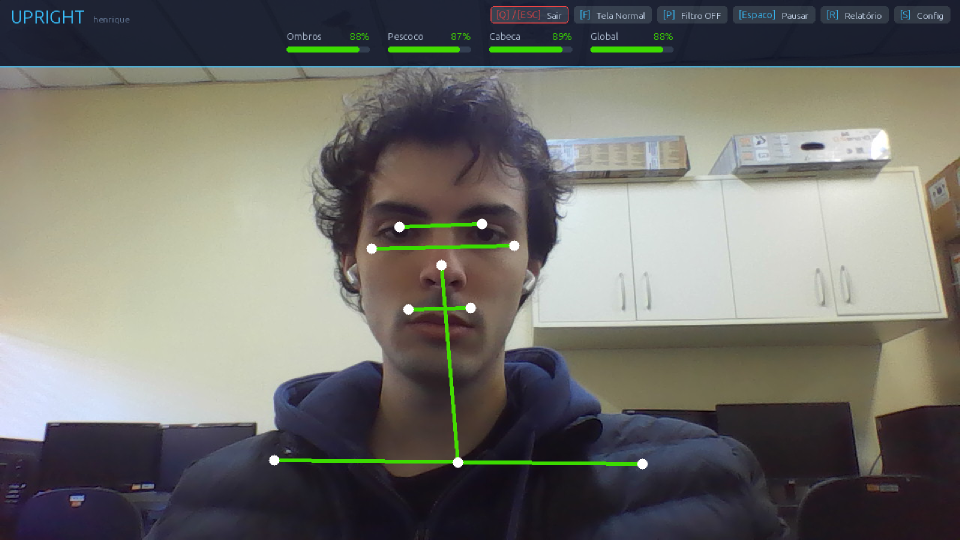
#> input picture exemplo.png, 1920 x 1080 px (shown at 1/2 size); its folder holds only this picture in this run
$ python -i hud.py   (imports and definitions only)
#> lines starting #> are read from the running program, lines starting #| are printed output that depends on the picture
#> further down, picture is the input picture: shape (1080, 1920, 3); mean B, G, R 108, 113.7, 114.2
import cv2
import numpy as np
import os
from PIL import Image, ImageDraw, ImageFont
import config

_font_cache = {}

def _get_font(size: int, bold: bool = False):
    key = (size, bold)
    if key in _font_cache:
        return _font_cache[key]

    import platform
    _os = platform.system()

    if _os == 'Windows':
        # Fontes disponíveis nativamente no Windows
        candidates = [
            os.path.join(os.environ.get('WINDIR', 'C:\\Windows'), 'Fonts',
                         'arialbd.ttf' if bold else 'arial.ttf'),
            os.path.join(os.environ.get('WINDIR', 'C:\\Windows'), 'Fonts',
                         'calibrib.ttf' if bold else 'calibri.ttf'),
            os.path.join(os.environ.get('WINDIR', 'C:\\Windows'), 'Fonts',
                         'segoeuib.ttf' if bold else 'segoeui.ttf'),
        ]
    else:
        # Linux / macOS
        suffix_map = {
            True:  ["Ubuntu-B.ttf", "LiberationSans-Bold.ttf", "DejaVuSans-Bold.ttf"],
            False: ["Ubuntu-R.ttf", "LiberationSans-Regular.ttf", "DejaVuSans.ttf"],
        }
        dirs = [
            "/usr/share/fonts/truetype/ubuntu",
            "/usr/share/fonts/truetype/liberation",
            "/usr/share/fonts/truetype/dejavu",
        ]
        candidates = [os.path.join(d, n) for d, n in zip(dirs, suffix_map[bold])]

    for path in candidates:
        if os.path.exists(path):
            font = ImageFont.truetype(path, size)
            _font_cache[key] = font
            return font

    font = ImageFont.load_default()
    _font_cache[key] = font
    return font

# [21 lines left out: functions _score_color_rgba, _rounded_rect, not called in this run]

STRIP_H = 90

# [85 lines left out: function draw_hud_strip, not called in this run]

def draw_calibration_hud(frame):
    altura_tela, largura_tela = frame.shape[:2]
#> altura_tela = 1080; largura_tela = 1920
    imagem_pil = Image.fromarray(cv2.cvtColor(frame, cv2.COLOR_BGR2RGB)).convert("RGBA")
    camada_fundo = Image.new("RGBA", imagem_pil.size, (0, 0, 0, 0))
#> camada_fundo: PIL image 1920x1080 RGBA; every value is 0
    desenho_camada = ImageDraw.Draw(camada_fundo)
    band_h = 72
    band_y0 = altura_tela - band_h
#> band_y0 = 1008
    desenho_camada.rectangle([0, band_y0, largura_tela, altura_tela], fill=(8, 14, 35, 215))
    desenho_camada.rectangle([0, band_y0, largura_tela, band_y0 + 2], fill=(56, 189, 248, 200))
    imagem_pil = Image.alpha_composite(imagem_pil, camada_fundo)
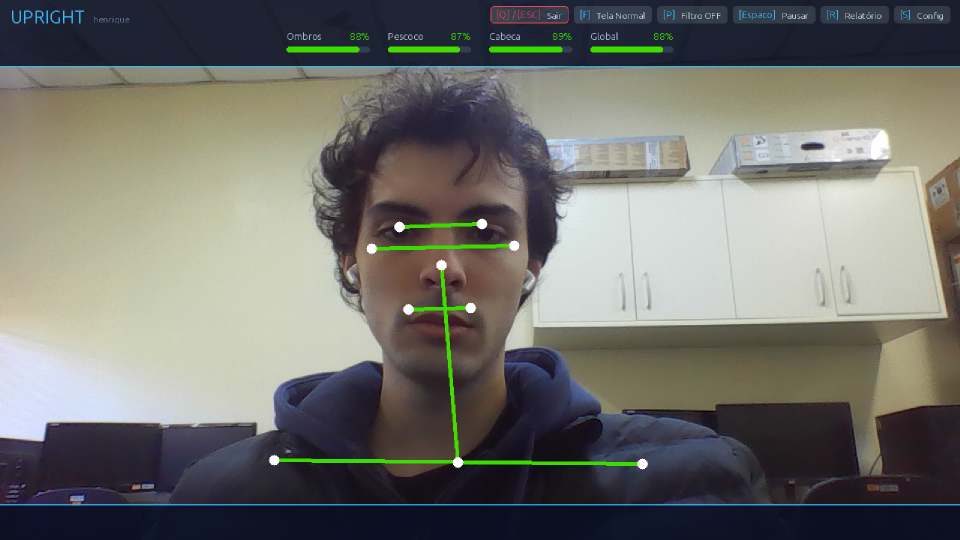
#> imagem_pil: PIL image 1920x1080 RGBA (shown at 1/2 size); mean R, G, B, A 112.8, 113.1, 107.9, 255
    desenho = ImageDraw.Draw(imagem_pil)
    f_calib_title = _get_font(22, bold=True)
    f_calib_sub = _get_font(14)
    title = "MODO DE CALIBRACAO"
    sub = "Postura ideal: [ C ] Calibrar  |  [ ESC ] ou [ Q ] Sair"
    tw_t = desenho.textlength(title, font=f_calib_title)
#> tw_t = 259.1
    tw_s = desenho.textlength(sub, font=f_calib_sub)
#> tw_s = 310.2
    desenho.text(((largura_tela - tw_t) // 2, band_y0 + 8), title, font=f_calib_title, fill=(56, 189, 248, 255))
    desenho.text(((largura_tela - tw_s) // 2, band_y0 + 38), sub, font=f_calib_sub, fill=(200, 215, 235, 255))
    return cv2.cvtColor(np.array(imagem_pil.convert("RGB")), cv2.COLOR_RGB2BGR)
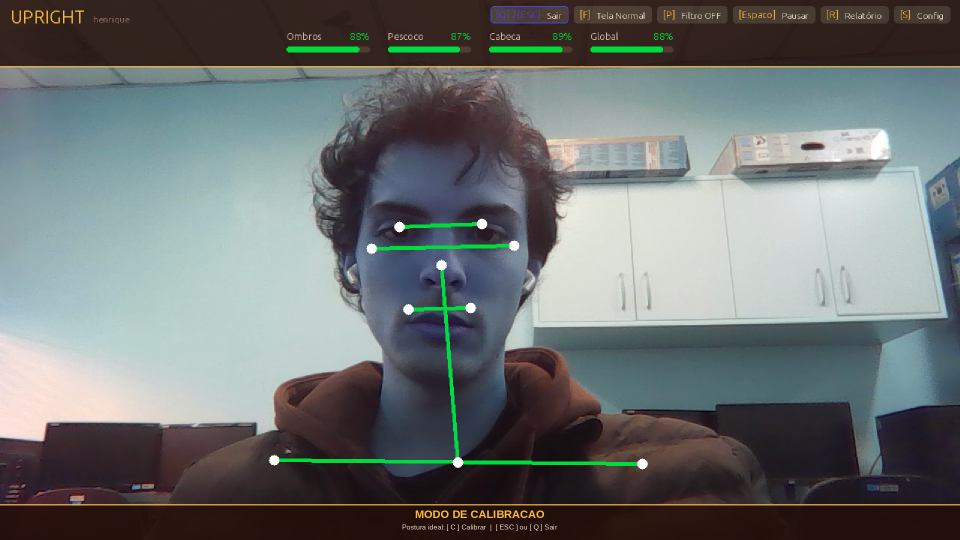
#> returned value: shape (1080, 1920, 3) (shown at 1/2 size); mean R, G, B 108.2, 113.3, 112.9

>>> import cv2
>>> picture = cv2.imread('../exemplo.png')
>>> result = draw_calibration_hud(picture)
